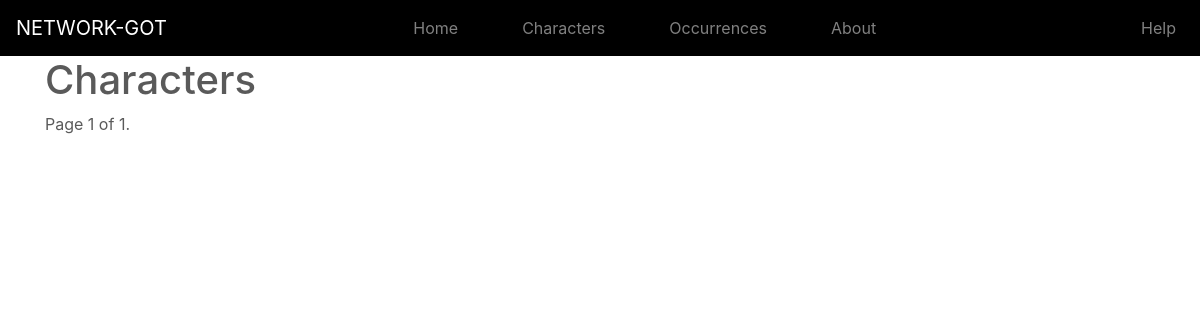
The app's page /characters/?page=4, older data.
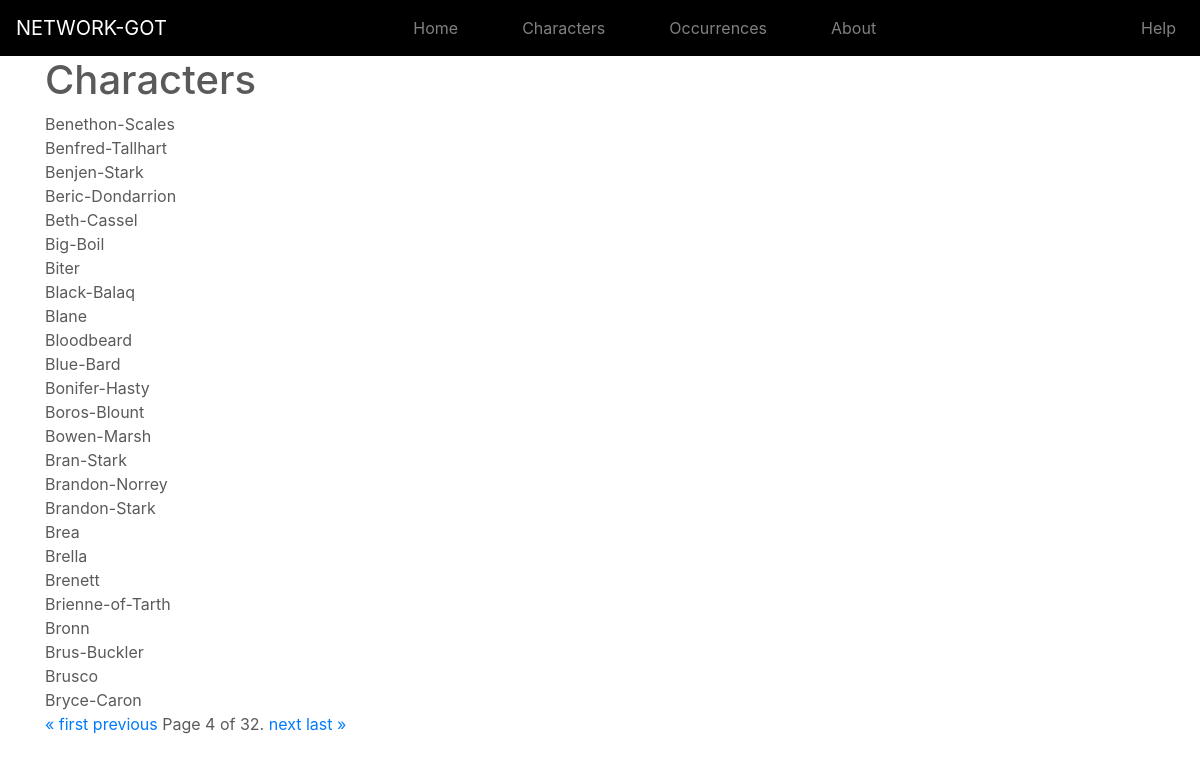
The same page, newer data.
### app/models.py (models this page shows, shortened)
class Character(models.Model):
  name = models.CharField(max_length=100, unique=True)
  description = models.TextField(blank=True, default='')
  image = image = models.ImageField(upload_to='uploaded_images',blank=True)
  co_occurences = models.ManyToManyField("self",through='CoOccur',blank=True,symmetrical=False)

### app/views.py (the view)
# urls.py: path('characters/', views.all_characters, name='app-characters'),
def all_characters(request):
    character_list = Character.objects.all()
    paginator = Paginator(character_list, 25)
    page = request.GET.get('page')
    characters = paginator.get_page(page)
    return render(request, 'app/character_list.html', {'title': 'Characters', 'characters':characters})

### app/templates/app/character_list.html
{% extends "app/base.html" %}
{% block content %}
    <h1>Characters</h1>
    {% for character in characters %}
    {{ character.name }}<br>
    {% endfor %}
<div class="pagination">
    <span class="step-links">
        {% if characters.has_previous %}
            <a href="?page=1">&laquo; first</a>
            <a href="?page={{ characters.previous_page_number }}">previous</a>
        {% endif %}
        <span class="current">
            Page {{ characters.number }} of {{ characters.paginator.num_pages }}.
        </span>
        {% if characters.has_next %}
            <a href="?page={{ characters.next_page_number }}">next</a>
            <a href="?page={{ characters.paginator.num_pages }}">last &raquo;</a>
        {% endif %}
    </span>
</div>
{% endblock content %}

Row changes from the older to the newer data that the page shows:
added Character: name "Benethon-Scales"
added Character: name "Benfred-Tallhart"
added Character: name "Benjen-Stark"
added Character: name "Beric-Dondarrion"
added Character: name "Beth-Cassel"
added Character: name "Big-Boil"
added Character: name "Biter"
added Character: name "Black-Balaq"
added Character: name "Blane"
added Character: name "Bloodbeard"
added Character: name "Blue-Bard"
added Character: name "Bonifer-Hasty"
added Character: name "Boros-Blount"
added Character: name "Bowen-Marsh"
added Character: name "Bran-Stark"
added Character: name "Brandon-Norrey"
added Character: name "Brandon-Stark"
added Character: name "Brea"
added Character: name "Brella"
added Character: name "Brenett"
added Character: name "Brienne-of-Tarth"
added Character: name "Bronn"
added Character: name "Brus-Buckler"
added Character: name "Brusco"
added Character: name "Bryce-Caron"
Text that changed along with them:
{{ characters.number }}: "1" → "4"
{{ characters.paginator.num_pages }}: "1" → "32"
text now shown: "« first previous next last »"
